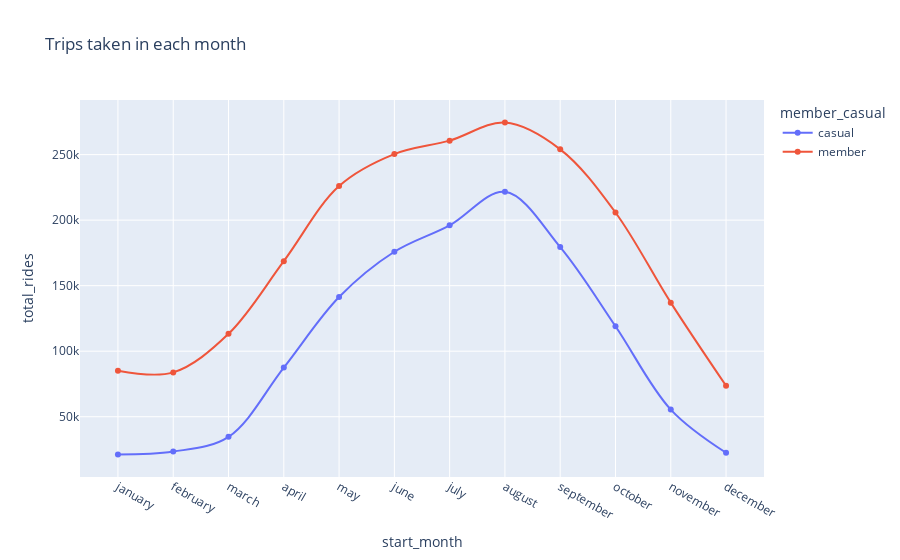

Notebook source saved alongside this figure:
### Code cell
data1 = pd.DataFrame([['casual','january',21257],['member', 'january', 85156],['casual','february', 23436],
['member','february',83837],['casual',  'march',34667],['member', 'march',113242],
['casual','april',87496],['member','april',168708],['member',  'may',225989],
['casual',  'may',141341],['casual' , 'june',175855],
['member' , 'june',250383],['casual','july',196037],
['member','july',260659],['casual','august',221615],
['member','august',274417],['casual','september',179421],
['member','september',254019],['member', 'october',205832],
['casual','october',119046],['casual','november',55443],
['member','november',137052],['casual','december',22508],
['member','december',73623]],
                     columns = ['member_casual', 'start_month', 'total_rides'])
ps.line(data1, x = 'start_month', y = 'total_rides', color = 'member_casual', line_shape = 'spline', markers = True, title = 'Trips taken in each month')

### Figure 1 — Plotly figure (JSON) as saved in the notebook; plotly's stock layout.template omitted (floating-point values rounded to 4 significant figures)
{"data": [{"hovertemplate": "member_casual=casual<br>start_month=%{x}<br>total_rides=%{y}<extra></extra>", "legendgroup": "casual", "line": {"color": "#636efa", "dash": "solid", "shape": "spline"}, "marker": {"symbol": "circle"}, "mode": "lines+markers", "name": "casual", "orientation": "v", "showlegend": true, "type": "scatter", "x": ["january", "february", "march", "april", "may", "june", "july", "august", "september", "october", "november", "december"], "xaxis": "x", "y": [21257, 23436, 34667, 87496, 141341, 175855, 196037, 221615, 179421, 119046, 55443, 22508], "yaxis": "y"}, {"hovertemplate": "member_casual=member<br>start_month=%{x}<br>total_rides=%{y}<extra></extra>", "legendgroup": "member", "line": {"color": "#EF553B", "dash": "solid", "shape": "spline"}, "marker": {"symbol": "circle"}, "mode": "lines+markers", "name": "member", "orientation": "v", "showlegend": true, "type": "scatter", "x": ["january", "february", "march", "april", "may", "june", "july", "august", "september", "october", "november", "december"], "xaxis": "x", "y": [85156, 83837, 113242, 168708, 225989, 250383, 260659, 274417, 254019, 205832, 137052, 73623], "yaxis": "y"}], "layout": {"legend": {"title": {"text": "member_casual"}, "tracegroupgap": 0}, "title": {"text": "Trips taken in each month"}, "xaxis": {"anchor": "y", "domain": [0, 1], "title": {"text": "start_month"}}, "yaxis": {"anchor": "x", "domain": [0, 1], "title": {"text": "total_rides"}}}}
